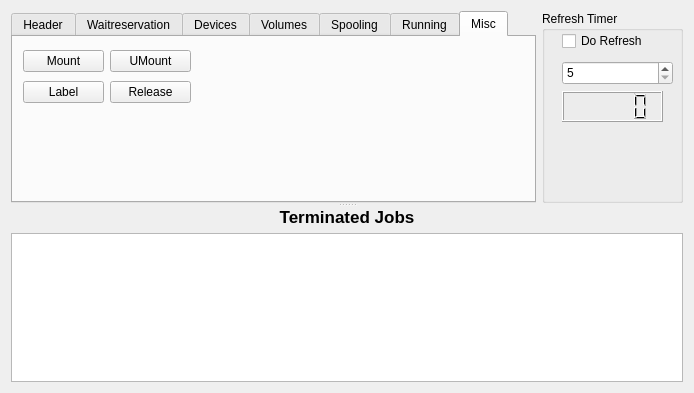
<ui version="4.0" >
 <class>StorStatForm</class>
 <widget class="QWidget" name="StorStatForm" >
  <property name="geometry" >
   <rect>
    <x>0</x>
    <y>0</y>
    <width>694</width>
    <height>393</height>
   </rect>
  </property>
  <property name="windowTitle" >
   <string>Form</string>
  </property>
  <layout class="QGridLayout" >
   <item row="0" column="0" >
    <widget class="QSplitter" name="splitter" >
     <property name="orientation" >
      <enum>Qt::Vertical</enum>
     </property>
     <widget class="QWidget" name="layoutWidget" >
      <layout class="QHBoxLayout" >
       <item>
        <widget class="QTabWidget" name="tabWidget" >
         <property name="currentIndex" >
          <number>6</number>
         </property>
         <widget class="QWidget" name="headerTab" >
          <attribute name="title" >
           <string>Header</string>
          </attribute>
          <layout class="QGridLayout" >
           <item row="0" column="0" >
            <widget class="QTextEdit" name="textEditHeader" />
           </item>
          </layout>
         </widget>
         <widget class="QWidget" name="waitReservationTab" >
          <attribute name="title" >
           <string>Waitreservation</string>
          </attribute>
          <layout class="QGridLayout" >
           <item row="0" column="0" >
            <widget class="QTextEdit" name="textEditWaitReservation" />
           </item>
          </layout>
         </widget>
         <widget class="QWidget" name="devicesTab" >
          <attribute name="title" >
           <string>Devices</string>
          </attribute>
          <layout class="QGridLayout" >
           <item row="0" column="0" >
            <widget class="QTextEdit" name="textEditDevices" />
           </item>
          </layout>
         </widget>
         <widget class="QWidget" name="volumesTab" >
          <attribute name="title" >
           <string>Volumes</string>
          </attribute>
          <layout class="QGridLayout" >
           <item row="0" column="0" >
            <widget class="QTextEdit" name="textEditVolumes" />
           </item>
          </layout>
         </widget>
         <widget class="QWidget" name="spoolingTab" >
          <attribute name="title" >
           <string>Spooling</string>
          </attribute>
          <layout class="QGridLayout" >
           <item row="0" column="0" >
            <widget class="QTextEdit" name="textEditSpooling" />
           </item>
          </layout>
         </widget>
         <widget class="QWidget" name="runningTab" >
          <attribute name="title" >
           <string>Running</string>
          </attribute>
          <layout class="QGridLayout" >
           <item row="0" column="0" >
            <widget class="QTextEdit" name="textEditRunning" />
           </item>
          </layout>
         </widget>
         <widget class="QWidget" name="tab" >
          <attribute name="title" >
           <string>Misc</string>
          </attribute>
          <widget class="QWidget" name="" >
           <property name="geometry" >
            <rect>
             <x>10</x>
             <y>10</y>
             <width>168</width>
             <height>60</height>
            </rect>
           </property>
           <layout class="QGridLayout" >
            <item row="0" column="0" >
             <widget class="QPushButton" name="mountButton" >
              <property name="text" >
               <string>Mount</string>
              </property>
             </widget>
            </item>
            <item row="0" column="1" >
             <widget class="QPushButton" name="umountButton" >
              <property name="text" >
               <string>UMount</string>
              </property>
             </widget>
            </item>
            <item row="1" column="0" >
             <widget class="QPushButton" name="labelButton" >
              <property name="text" >
               <string>Label</string>
              </property>
             </widget>
            </item>
            <item row="1" column="1" >
             <widget class="QPushButton" name="releaseButton" >
              <property name="text" >
               <string>Release</string>
              </property>
             </widget>
            </item>
           </layout>
          </widget>
         </widget>
        </widget>
       </item>
       <item>
        <widget class="QGroupBox" name="groupBox" >
         <property name="minimumSize" >
          <size>
           <width>141</width>
           <height>0</height>
          </size>
         </property>
         <property name="maximumSize" >
          <size>
           <width>141</width>
           <height>16777215</height>
          </size>
         </property>
         <property name="title" >
          <string>Refresh Timer</string>
         </property>
         <widget class="QSpinBox" name="spinBox" >
          <property name="geometry" >
           <rect>
            <x>20</x>
            <y>50</y>
            <width>111</width>
            <height>24</height>
           </rect>
          </property>
          <property name="minimum" >
           <number>5</number>
          </property>
          <property name="maximum" >
           <number>999</number>
          </property>
         </widget>
         <widget class="QCheckBox" name="checkBox" >
          <property name="geometry" >
           <rect>
            <x>20</x>
            <y>20</y>
            <width>101</width>
            <height>20</height>
           </rect>
          </property>
          <property name="text" >
           <string>Do Refresh</string>
          </property>
         </widget>
         <widget class="QLCDNumber" name="timerDisplay" >
          <property name="geometry" >
           <rect>
            <x>20</x>
            <y>80</y>
            <width>101</width>
            <height>31</height>
           </rect>
          </property>
         </widget>
        </widget>
       </item>
      </layout>
     </widget>
     <widget class="QWidget" name="layoutWidget1" >
      <layout class="QVBoxLayout" >
       <item>
        <widget class="QLabel" name="terminatedLabel" >
         <property name="layoutDirection" >
          <enum>Qt::LeftToRight</enum>
         </property>
         <property name="text" >
          <string>&lt;html>&lt;head>&lt;meta name="qrichtext" content="1" />&lt;style type="text/css">
p, li { white-space: pre-wrap; }
&lt;/style>&lt;/head>&lt;body style=" font-family:'Sans Serif'; font-size:9pt; font-weight:400; font-style:normal; text-decoration:none;">
&lt;p style=" margin-top:0px; margin-bottom:0px; margin-left:0px; margin-right:0px; -qt-block-indent:0; text-indent:0px;">&lt;span style=" font-size:13pt; font-weight:600;">Terminated Jobs&lt;/span>&lt;/p>&lt;/body>&lt;/html></string>
         </property>
         <property name="alignment" >
          <set>Qt::AlignCenter</set>
         </property>
        </widget>
       </item>
       <item>
        <widget class="QTableWidget" name="terminatedTable" />
       </item>
      </layout>
     </widget>
    </widget>
   </item>
  </layout>
  <action name="actionRefresh" >
   <property name="icon" >
    <iconset resource="../main.qrc" >:/images/view-refresh.png</iconset>
   </property>
   <property name="text" >
    <string>Refresh</string>
   </property>
  </action>
  <action name="actionCancelRunning" >
   <property name="icon" >
    <iconset resource="../main.qrc" >:/images/utilities-terminal.png</iconset>
   </property>
   <property name="text" >
    <string>Cancel Running Job</string>
   </property>
  </action>
  <action name="actionDisableScheduledJob" >
   <property name="icon" >
    <iconset resource="../main.qrc" >:/images/utilities-terminal.png</iconset>
   </property>
   <property name="text" >
    <string>Disable Scheduled Job</string>
   </property>
  </action>
 </widget>
 <resources>
  <include location="../main.qrc" />
 </resources>
 <connections/>
</ui>
